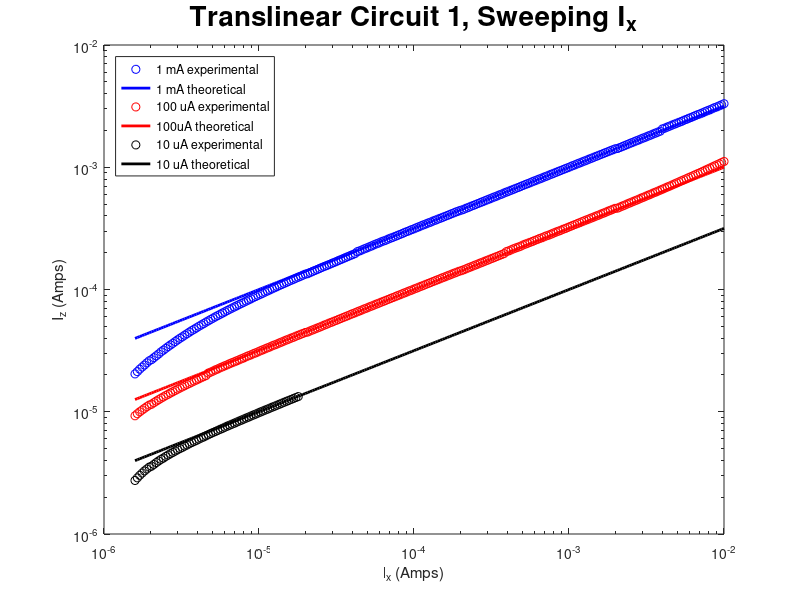

MATLAB code to generate this figure:
clf
%experimental
load exp2_sweepx_390OHM
loglog(I_x_src, I_z_meas,'bo')
hold on
I_z_exp = sqrt(1e-3 * I_x_src);
loglog(I_x_src, I_z_exp, 'b-','linewidth',2)

hold on

clear all
load exp2_sweepx_3pt9kOHM
loglog(I_x_src, I_z_meas,'ro')
I_z_exp = sqrt(1e-4 * I_x_src);
loglog(I_x_src, I_z_exp, 'r-','linewidth',2)

clear all
load exp2_sweepx_39kOHM
loglog(I_x_src, I_z_meas, 'ko')
I_z_exp = sqrt(1e-5 * I_x_src);
loglog(I_x_src, I_z_exp, 'k-','linewidth',2)

legend('1 mA experimental','1 mA theoretical','100 uA experimental','100uA theoretical','10 uA experimental','10 uA theoretical', 'location','northwest')
xlabel 'I_x (Amps)'
ylabel 'I_z (Amps)'
title('Translinear Circuit 1, Sweeping I_x', 'fontsize',20)
saveas(gcf, 'exp2_sweepx.png')